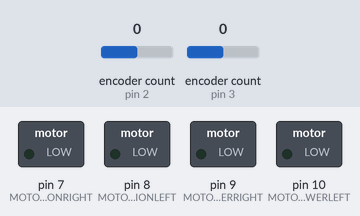
Recording of a sketch running on a simulated Arduino Uno, built with avr-gcc and run on an emulated ATmega328P. Parts: switched loads named in the sketch (green lamp = pin HIGH). The inputs (shaded band) are chosen by the test bench; at power-on: encoder count (sensors on pin 2, pin 3) 0. What the sketch prints to the serial monitor is not drawn.

Above: at 0.1 s.
At 0.6 s:
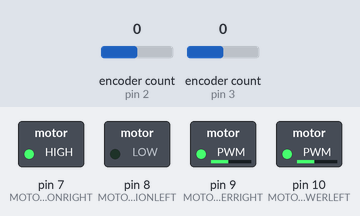
Timing chart, 0 to 2.1 s (numbered marks = the images above):
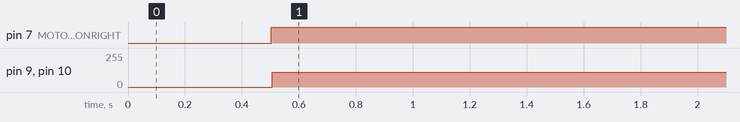

The sketch:

Demo1.ino
```cpp
// Project Demo 1 for SEED Lasb EENG350
// Arduno reads motor encoders, commands it to the position chosen by the RPi running openCV
// Pins 9 & 10 are ON/OFF controls. Pins 7 & 8 are direction controls.
// Encoder pins are attached to pins 2 & 4, 3 & 5, and have interrupts attached to them.

//NOTES: POSITIVE ANGLES ARE CLOCKWISE ROTATION OF THE ROBOT, SEEN FROM ABOVE.
//left encoder read: negative if robot is going forward


//Include necessary libraries
#include <Wire.h>
#include <Encoder.h>

//Setup encoders
Encoder leftEnc(2, 4);
Encoder rightEnc(3, 5);

//Global costant declarations
#define MOTORPOWERLEFT 10
#define MOTORPOWERRIGHT 9
#define MOTORDIRECTIONLEFT 8
#define MOTORDIRECTIONRIGHT 7
#define MOTORGLOBALENABLE 4
#define ENCL1 2
#define ENCL2 4
#define ENCR1 3
#define ENCR2 5
#define CIRCUMFERENCE 0.769         //Wheel circumference in feet
#define COUNTSPERDEGREE 10.3       //originally 23.72
#define COUNTSPERFOOT 4161

                                    //These will be given by TA's
#define DESIREDFEET 1               //This will be TA assigned for task 2, 1ft for task 3
#define DESIREDANGLE 90            //This will be 0 for task 2, TA assigned for task 3

//Global variable declarations
int positionCommandLeft = 0;
int positionCommandRight = 0;
int errorLeft = 0;
int errorRight = 0;
int startingCountsLeft = 0;
int startingCountsRight = 0;
int straightDriveLevel = 130;
//////////////////////////////////////////////////////////////////////////////////////////////////////////
void setup() {
  Serial.begin(115200);               //Start serial debug
  pinMode(MOTORPOWERLEFT, OUTPUT);  //Declare outputs as outputs
  pinMode(MOTORPOWERRIGHT, OUTPUT);
  pinMode(MOTORDIRECTIONLEFT, OUTPUT);
  pinMode(MOTORDIRECTIONRIGHT, OUTPUT);
  // pinMode(MOTORPOWERLEFT, OUTPUT); //duplicate
  pinMode(MOTORGLOBALENABLE, OUTPUT);
  pinMode(ENCL1, INPUT);            //Declare inputs as inputs
  pinMode(ENCL2, INPUT);
  pinMode(ENCR1, INPUT);
  pinMode(ENCR2, INPUT);

  digitalWrite(MOTORGLOBALENABLE, HIGH); //Must be high

  delay(500);                      //Wait 2 seconds before beginning movement
  Serial.println("Exiting setup()///////////////////////////////////////////////////////////////////");
}
///////////////////////////////////////////////////////////////////////////////////////////////////////////
void loop() {
  //turn(DESIREDANGLE);
  drive(DESIREDFEET);
}
///////////////////////////////////////////////////////////////////////////////////////////////////////////
void turn(int angle){
  startingCountsLeft = leftEnc.read();
  startingCountsRight = rightEnc.read();
  if(angle == 0){
    return;
  }
  else if(angle > 0){
    positionCommandLeft = angle*COUNTSPERDEGREE;    //
    positionCommandRight = angle*COUNTSPERDEGREE;   //
    digitalWrite(MOTORDIRECTIONLEFT, LOW);
    digitalWrite(MOTORDIRECTIONRIGHT, LOW);
    analogWrite(MOTORPOWERLEFT, 130);
    analogWrite(MOTORPOWERRIGHT, 130);
  }
  else if(angle < 0){
    positionCommandLeft = angle*COUNTSPERDEGREE;
    positionCommandRight = angle*COUNTSPERDEGREE;
    digitalWrite(MOTORDIRECTIONLEFT, HIGH);
    digitalWrite(MOTORDIRECTIONRIGHT, HIGH);
    analogWrite(MOTORPOWERLEFT, 130);
    analogWrite(MOTORPOWERRIGHT, 130);
  }
  errorLeft = positionCommandLeft-startingCountsLeft;
  errorRight = positionCommandRight-startingCountsRight;
  while(abs(errorLeft) > 25 || abs(errorRight) > 25 ){
    Serial.print(errorLeft);
    Serial.print("  ");
    Serial.println(errorRight);
    if((abs(errorLeft)<50) || (abs(errorLeft)<50)){
      digitalWrite(MOTORPOWERLEFT, 0);
      digitalWrite(MOTORPOWERRIGHT, 0);
    }
//    if(abs(errorLeft)<50){
//      digitalWrite(MOTORPOWERLEFT, 0);
//    }
//    if(abs(errorRight)<50){
//      digitalWrite(MOTORPOWERRIGHT, 0);
//    }
    //if(angle > 0){
      errorLeft = positionCommandLeft+leftEnc.read();
      errorRight = positionCommandRight+rightEnc.read();
    //}
    //else if(angle < 0){
    //  errorLeft = positionCommandLeft-leftEnc.read();
    //  errorRight = positionCommandRight-rightEnc.read();
    //}
  }
  Serial.println("Completed turn");
}
/////////////////////////////////////////////////////////////////////////////////////////////////////////////////
void drive (int distance){
//  positionCommandLeft = 0;
//positionCommandRight = 0;
//errorLeft = 0;
//errorRight = 0;
//startingCountsLeft = 0;
//startingCountsRight = 0;
  Serial.println("driving");
  startingCountsLeft = leftEnc.read();
  startingCountsRight = rightEnc.read();
  positionCommandLeft = DESIREDFEET*COUNTSPERFOOT;
  positionCommandRight = DESIREDFEET*COUNTSPERFOOT;
  digitalWrite(MOTORDIRECTIONLEFT, LOW);
  digitalWrite(MOTORDIRECTIONRIGHT, HIGH);
  analogWrite(MOTORPOWERLEFT, 110);
  analogWrite(MOTORPOWERRIGHT, 110);
   errorLeft = (positionCommandLeft)-(leftEnc.read() + startingCountsLeft);
   errorRight = (positionCommandRight)-(rightEnc.read() - startingCountsRight);
  while(abs(errorLeft) > 25 || abs(errorRight) > 25 ){
    Serial.println(straightDriveLevel);
    analogWrite(MOTORPOWERLEFT, straightDriveLevel);
    analogWrite(MOTORPOWERRIGHT, straightDriveLevel);
    if((abs(leftEnc.read())-abs(startingCountsLeft)) < 1040){
      straightDriveLevel = constrain(((abs(leftEnc.read())/1040)*255), 110, 255);
    Serial.println(" first if ");
    }
    if(((positionCommandLeft)-3121) < abs(leftEnc.read())){
      straightDriveLevel = constrain((((abs(leftEnc.read())-(DESIREDFEET*4161))/3121)*255), 0, 255);
        Serial.println(" second if ");
    }
    errorLeft = (DESIREDFEET*COUNTSPERFOOT)-(leftEnc.read()-startingCountsLeft);
    errorRight = (DESIREDFEET*COUNTSPERFOOT)-(rightEnc.read()-startingCountsRight);
    Serial.print(errorLeft);
    Serial.print("  ");
    Serial.println(errorRight);
  }
  Serial.println("done driving");
}
```

Measured:
- by itself, pin 7 (MOTORDIRECTIONRIGHT): LOW → HIGH at 0.50 s
- by itself, pin 9 (MOTORPOWERRIGHT), pin 10 (MOTORPOWERLEFT): 0/255 → 110/255 at 0.51 s
